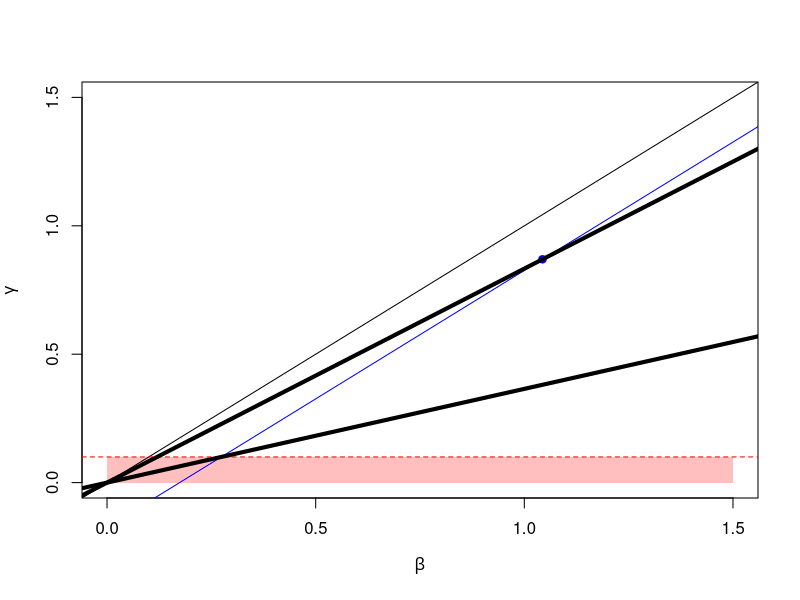

Here is the R script that generated this plot:
# Estimated values
gamma.hat <- 1 / 1.15
beta.hat <- 1.2 * gamma.hat
r.hat <- beta.hat - gamma.hat

# Maximum feasible gamma

gamma_max <- 1 / 10
ax.bnds <- c(0, 1.5)
plot(
  0,
  0,
  typ = "n",
  xlab = expression(beta),
  ylab = expression(gamma),
  xlim = ax.bnds,
  ylim = ax.bnds
)
polygon(
  x = c(ax.bnds[1], ax.bnds[2], ax.bnds[2], ax.bnds[1]),
  y = c(0, 0, gamma_max, gamma_max),
  col = adjustcolor("red", alpha.f = 0.25),
  border = NA
)
abline(a = 0, b = 1, col = "black")
abline(h = gamma_max, lty = 2, col = "red")
lines(10 * c(-1, 1), 10 * c(-1, 1) - r.hat, col = "blue", typ = "l")
points(beta.hat, gamma.hat, col = "blue", pch = 19)

R0 <- seq(from = 1.2, to = 10, by = 0.2)
# for (i  in 1:length(R0)){
#  abline(a = 0, b = 1/R0[i], col = 'forestgreen', lty = 2)
# }

(R0.hat <- beta.hat / gamma.hat)
(R0.predict <- 1 + r.hat * 1 / gamma_max)
abline(a = 0, b = 1 / R0.predict, col = "black", lwd = 4)
abline(a = 0, b = 1 / R0.hat, col = "black", lwd = 4)
